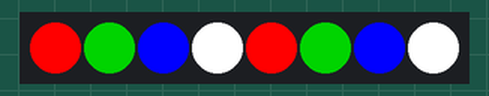
Simulated run of this sketch. Board: Arduino Uno, built with avr-gcc and run on an emulated ATmega328P. Shown: 8 RGB LEDs in strip order, left to right.

Above: at 0.1 s.
At 1.1 s:
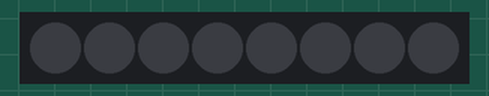
Timing chart, 0 to 130.0 s (numbered marks = the images above):
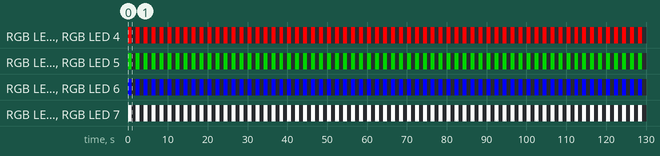

The sketch:

code_experience_81_2.ino
```cpp
/*
 By:Farkad Adnan
 E-mail: farkad.hpfa95@gmail.com
 inst : farkadadnan
 #farkadadnan , #farkad_adnan , فرقد عدنان#
 FaceBook: كتاب عالم الاردوينو
 inst : arduinobook
 #كتاب_عالم_الاردوينو  #كتاب_عالم_الآردوينو
 */
#include <FastLED.h>
#define NUM_LEDS 8
#define DATA_PIN 13
CRGB leds[NUM_LEDS];
void setup() {
       FastLED.addLeds<WS2811, DATA_PIN, GRB>(leds, NUM_LEDS);
   }

void loop(){
  leds[0] = CRGB::Red;
  leds[1] = CRGB::Green;
  leds[2] = CRGB::Blue;
  leds[3] = CRGB::White;
  leds[4] = CRGB::Red;
  leds[5] = CRGB::Green;
  leds[6] = CRGB::Blue;
  leds[7] = CRGB::White;
  FastLED.show();
  delay(1000);
  leds[0] = CRGB::Black;
  leds[1] = CRGB::Black;
  leds[2] = CRGB::Black;
  leds[3] = CRGB::Black;
  leds[4] = CRGB::Black;
  leds[5] = CRGB::Black;
  leds[6] = CRGB::Black;
  leds[7] = CRGB::Black;
  FastLED.show();
  delay(1000);
}
```

Measured:
- by itself, RGB LED 0, RGB LED 4: alternates RGB(255, 0, 0) for 1.0 s and off for 1.0 s
- by itself, RGB LED 1, RGB LED 5: alternates RGB(0, 128, 0) for 1.0 s and off for 1.0 s
- by itself, RGB LED 2, RGB LED 6: alternates RGB(0, 0, 255) for 1.0 s and off for 1.0 s
- by itself, RGB LED 3, RGB LED 7: alternates RGB(255, 255, 255) for 1.0 s and off for 1.0 s
